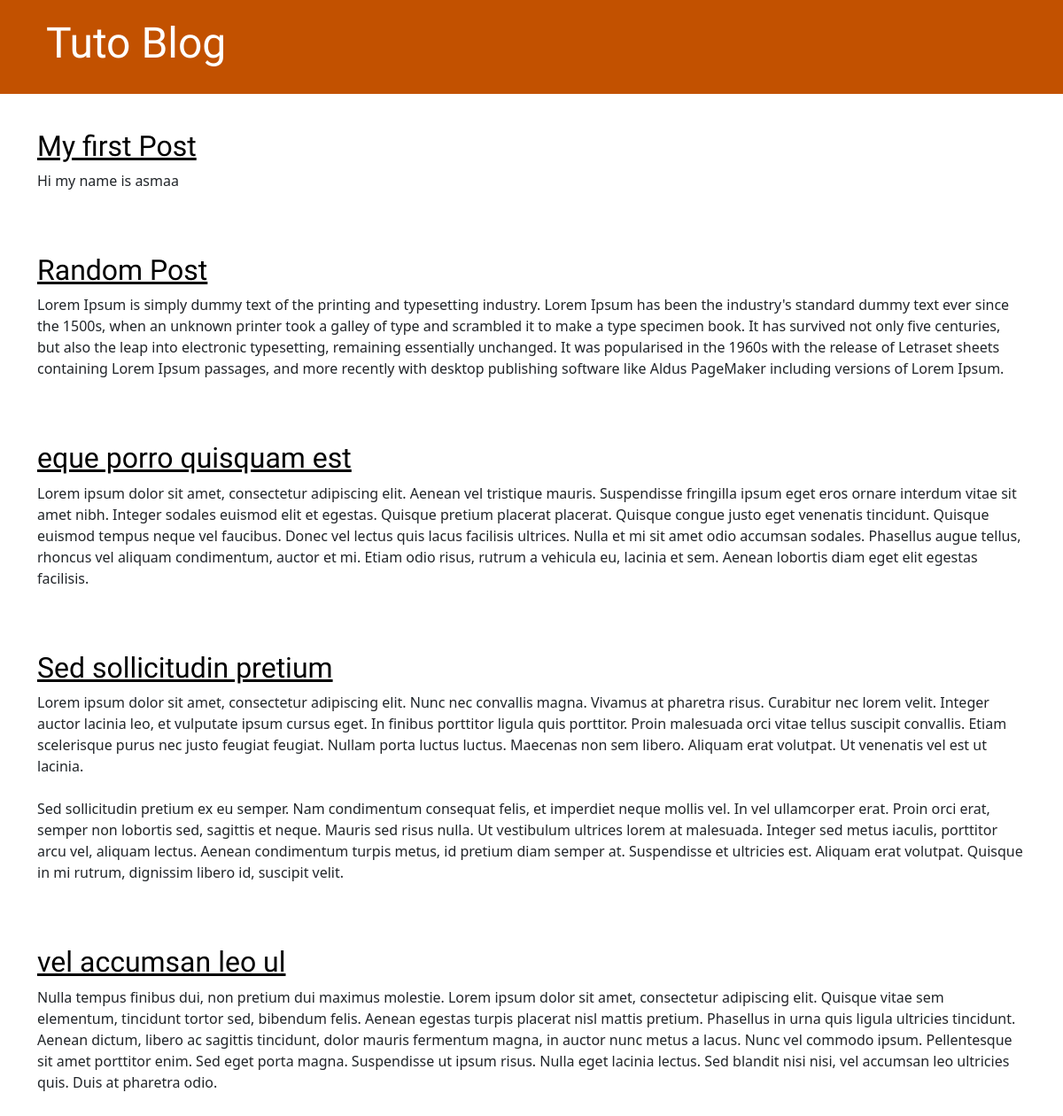
Before: / with the older database file.
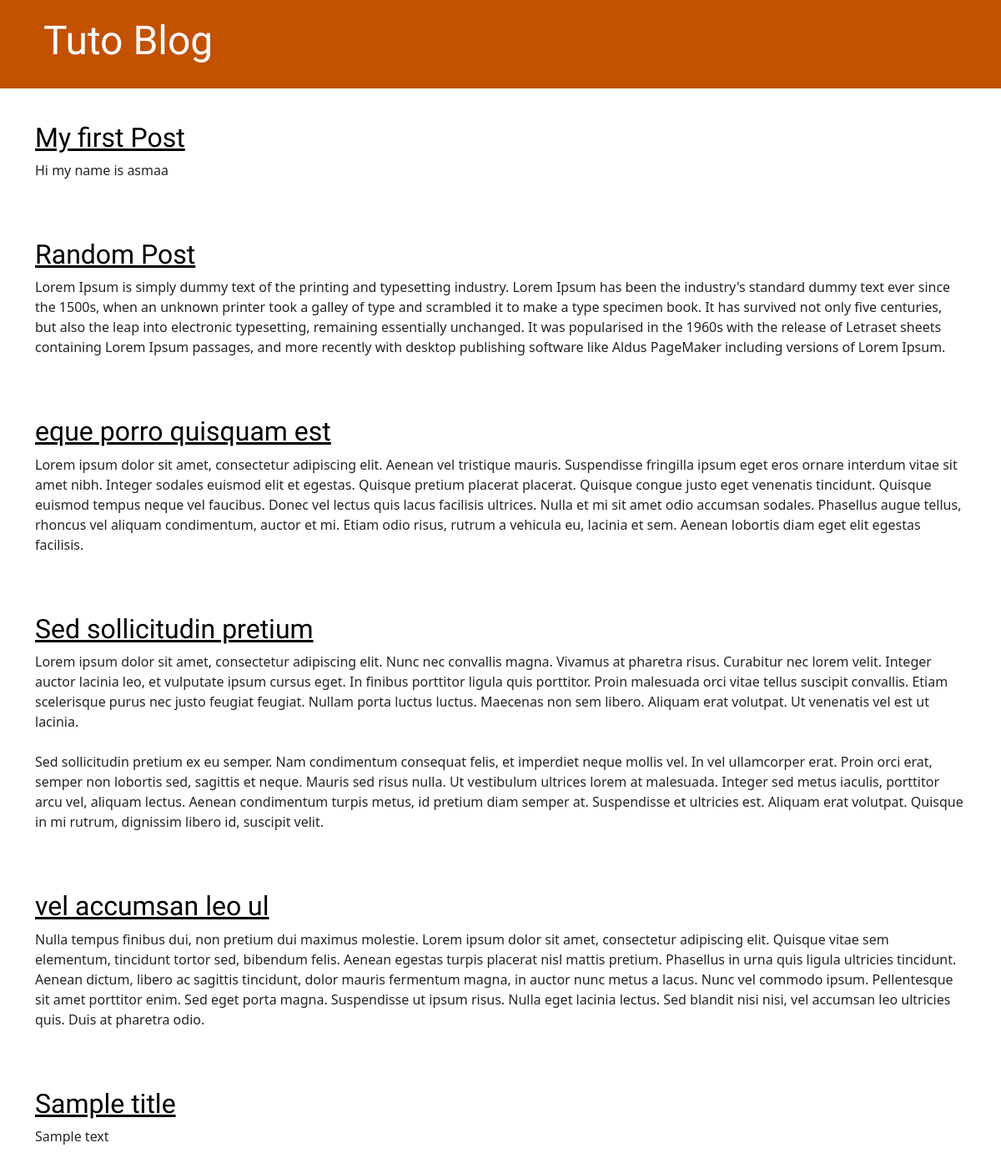
After: the same page with the newer database file.
### blog/models.py (models this page shows, shortened)
class Post(models.Model):
    author = models.ForeignKey(settings.AUTH_USER_MODEL, on_delete = models.CASCADE)
    title = models.CharField(max_length=200)
    text = models.TextField()
    created_date = models.DateTimeField(default=timezone.now)
    publiche_date = models.DateTimeField(blank=True, null=True)

### blog/views.py (the view)
# urls.py: path('', views.post_list, name='post_list'),
def post_list(request):
    posts = Post.objects.all()
    return render(request, 'blog/post_list.html', {'posts': posts})

### blog/templates/blog/post_list.html (shortened to what this page needs)
{% extends 'blog/base.html' %}
{% block content %}
    {% for post in posts %}
        <article class="post">
            <h2><a href="{% url 'post_details' pk=post.pk %}">{{ post.title }}</a></h2>
            <p>{{ post.text|linebreaksbr }}</p>
        </article>
    {% endfor %}
{% endblock %}

### blog/templates/blog/base.html (shortened to what this page needs)
{% load static %}
<!DOCTYPE html>
<html>
    <head>
        <link rel="stylesheet" href="https://cdn.jsdelivr.net/npm/bootstrap@5.1.3/dist/css/bootstrap.min.css">
        <link rel="stylesheet" href="{% static 'css/blog.css' %}">
    </head>
    <body>
        <header class="page-header">
            <div class="container">
                <h1><a href="/">Tuto Blog</a></h1>
            </div>
        </header>
        <main class="container">
            <div class="row">
                <div class="col">
                    {% block content %}
                    {% endblock %}
                </div>
            </div>
        </main>
    </body>
</html>

### blog/static/css/blog.css (style rules this page uses)
.page-header { background-color: #C25100; margin-top: 0; margin-bottom: 40px; padding: 20px 20px 20px 40px; }
.page-header h1, .page-header h1 a, .page-header h1 a:visited, .page-header h1 a:active { color: #ffffff; font-size: 36pt; text-decoration: none; }
h1, h2, h3, h4 { font-family: 'Lobster', cursive; }
.post { margin-bottom: 70px; }
.post h2 a, .post h2 a:visited { color: #000000; }

Changed rows visible on the page:
added Post: title "Sample title", text "Sample text"
